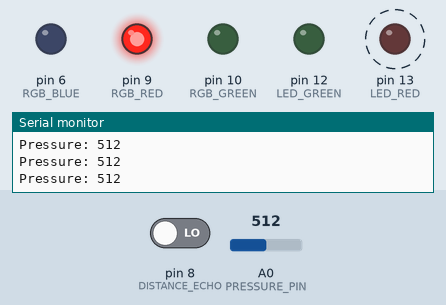
A sketch run on a simulated Arduino Uno, built with avr-gcc and run on an emulated ATmega328P. Shown: output pins drawn as LEDs (lit = HIGH), the last lines printed to the serial monitor. Dashed ring = blinking. The inputs (shaded band) are chosen by the test bench; at power-on: A0 (PRESSURE_PIN) = 512, pin 8 (DISTANCE_ECHO) LOW. Pins used as bus, display or sensor lines are not drawn.

Above: at 1.2 s.
1.3 s: A0 (PRESSURE_PIN) set to 55
4.3 s: A0 (PRESSURE_PIN) set to 48
At 4.9 s:
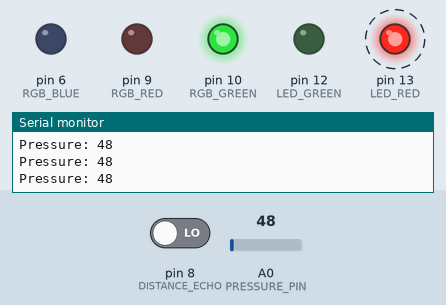
7.3 s: A0 (PRESSURE_PIN) set to 30
At 8.7 s:
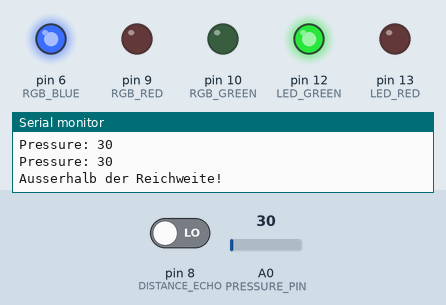
9.0 s: A0 (PRESSURE_PIN) set to 22
11.2 s: A0 (PRESSURE_PIN) set to 19
At 12.4 s:
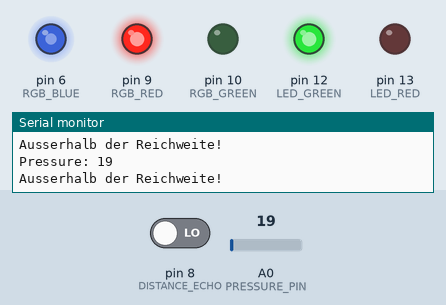
12.8 s: A0 (PRESSURE_PIN) set to 0
At 14.4 s:
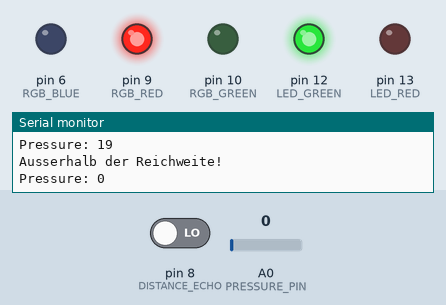
Timing chart, 0 to 16.8 s (numbered marks = the images above; inputs shaded):
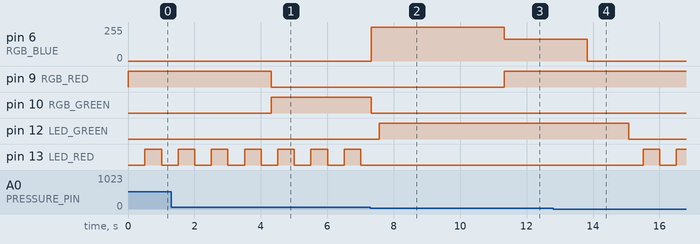

The sketch:

cat_feeder.ino
```cpp
/*+++ DEFINIES +++*/
#define LED_GREEN 12
#define LED_RED 13
#define TASTER_PIN 11
#define PRESSURE_PIN A0
#define DISTANCE_TRIGGER 7
#define DISTANCE_ECHO 8

#define CAT_DISATNCE_TRIGGER_CM 10
#define SERVING_FOOD_DURATION_S 6
#define SERVING_TRIGGER_DURATION_S 3
#define UNLIMITED_WAITING 0
#define FEEDER_TIMEOUT_S 10

#define THRESHHOLD_FOOD_EMPTY 10
#define THRESHHOLD_FOOD_ALMOST_EMPTY 20
#define THRESHHOLD_FOOD_ALMOST_FULL 40
#define THRESHHOLD_FOOD_FULL 50

#define RGB_GREEN 10
#define RGB_RED 9
#define RGB_BLUE 6

#define DISTANCE_SENSOR_MAX_RANGE 300

int pressure_value = 150;
unsigned long duration;
unsigned long distance;

/* +++ STATES +++ */
enum FOODLEVEL {
  EMPTY,
  ALMOST_EMPTY,
  ALMOST_FULL,
  FULL
};
FOODLEVEL foodlevel = FOODLEVEL::EMPTY;

enum STATES {
  IDLE,
  FEEDER_READY,
  FEEDER_WAITING,
  FEEDER_EMPTY
};
STATES state = STATES::IDLE;

/*=======================================================================*/
/* +++ TEST-FUNCTIONS +++ */
void distance_test()
{
  digitalWrite(DISTANCE_TRIGGER, LOW);
  delayMicroseconds(2);
  digitalWrite(DISTANCE_TRIGGER, HIGH);
  delayMicroseconds(10);

  duration = pulseIn (DISTANCE_ECHO, HIGH);
  distance = duration / 58;
  if (distance > DISTANCE_SENSOR_MAX_RANGE || distance <= 0){
    Serial.println("Ausserhalb der Reichweite!");
    }else{
    Serial.println("Entfernung: " + String(distance) + " cm");
  }
  delay (1000);
}

void pressure_test()
{
  //PRESSURE TEST
  pressure_value = analogRead(PRESSURE_PIN);
  Serial.print("Analoges Signal = ");
  Serial.print(pressure_value);

  if(pressure_value < 10){
    Serial.println(" − kein Druck");
  }
  else if (pressure_value < 400){
    Serial.println(" − leichter Druck");
  }
  else if (pressure_value < 500){
    Serial.println(" − mittlerer Druck");
    }
  else {
    Serial.println(" − grosser Druck");
  }
  delay(500);
}

void led_test()
{
  //LED TEST
  analogWrite(LED_GREEN, HIGH);
  delay(1000);

  analogWrite(LED_GREEN, LOW);
  delay(1000);
}

void taster_test()
{
  if(digitalRead(TASTER_PIN) == HIGH){
      digitalWrite(LED_BUILTIN, HIGH);
      Serial.print("TASTER");
    }else{
      digitalWrite(LED_BUILTIN, LOW);
    }

}

void rgb_test()
{
  analogWrite(RGB_RED, 0);
  analogWrite(RGB_BLUE, 255);
  analogWrite(RGB_GREEN, 0);
}

/*=======================================================================*/
/*+++ HELPER FUNCTIONS +++*/
//this funktion controls the led while feeding the cat.
//The led will blink until serving food is done
void serving_food(unsigned int duration_seconds, unsigned int LED_PIN)
{
  if(LED_PIN == LED_GREEN){
    digitalWrite(LED_RED, LOW);
  }
  else if(LED_PIN == LED_RED){
    digitalWrite(LED_GREEN, LOW);
  }else{
    digitalWrite(LED_RED, LOW);
    digitalWrite(LED_GREEN, LOW);
  }

  long myTimer = millis();
  long myTimeout = duration_seconds * 1000; //seconds to milliseconds

  while(millis() < (myTimeout + myTimer)){
    if(millis() % 1000 > 500){
      digitalWrite(LED_PIN, HIGH);
    }else{
      digitalWrite(LED_PIN, LOW);
    }
  }
}

//wait until food got some refill
void food_is_empty()
{
  digitalWrite(LED_RED, LOW);
  digitalWrite(LED_GREEN, LOW);

  while (foodlevel != FOODLEVEL::ALMOST_FULL)
  {
    //waiting for food refill.
    //red led will blink until refill is done...
    if(millis() % 1000 > 500){
      digitalWrite(LED_RED, HIGH);
    }else{
      digitalWrite(LED_RED, LOW);
    }
    update_food_level();
  }
}

//function for blocked-waiting
void feeder_timeout(unsigned int timeout_seconds)
{
  long myTimer = millis();
  long myTimeout = timeout_seconds * 1000; //seconds to milliseconds

  while(millis() < (myTimeout + myTimer)){
    //waiting...
  }
}

//check if cat is waiting for food.
//to do that we will work with the distance sensor
bool cat_waiting_for_food(unsigned int timeout_seconds)
{
  digitalWrite(LED_RED, LOW);
  digitalWrite(LED_GREEN, LOW);

  bool cat_was_waiting = true;
  long myTimer = millis();
  long myTimeout = timeout_seconds * 1000; //seconds to milliseconds

  while(millis() < (myTimeout + myTimer)){
    if(millis() % 1000 > 500){
      digitalWrite(LED_RED, HIGH);
      digitalWrite(LED_GREEN, LOW);
    }else{
      digitalWrite(LED_RED, LOW);
      digitalWrite(LED_GREEN, HIGH);
    }

    update_distance();
    if(distance > 10){
      cat_was_waiting = false;
      break;
    }
  }
  return cat_was_waiting;
}

//get current pressure on pressure sensor
void update_pressure()
{
  pressure_value = analogRead(PRESSURE_PIN);
    Serial.print("Pressure: ");
    Serial.print(pressure_value);
    Serial.print("\n");
}

//get current distance from distance sensor
void update_distance()
{
  digitalWrite(DISTANCE_TRIGGER, LOW);
  delayMicroseconds(2);
  digitalWrite(DISTANCE_TRIGGER, HIGH);
  delayMicroseconds(10);
  duration = pulseIn (DISTANCE_ECHO, HIGH);
  distance = duration / 58;
}

//set values of our rgb led
void set_rgb_led()
{
  if(foodlevel == FOODLEVEL::FULL){ //green
    analogWrite(RGB_RED, 0);
    analogWrite(RGB_BLUE, 0);
    analogWrite(RGB_GREEN, 255);
  }
  else if(foodlevel == FOODLEVEL::ALMOST_FULL){ //blue
    analogWrite(RGB_RED, 0);
    analogWrite(RGB_BLUE, 255);
    analogWrite(RGB_GREEN, 0);
  }
  else if(foodlevel == FOODLEVEL::ALMOST_EMPTY){ //orange
    analogWrite(RGB_RED, 255);
    analogWrite(RGB_BLUE, 165);
    analogWrite(RGB_GREEN, 0);
  }
  else if(foodlevel == FOODLEVEL::EMPTY){ //red
    analogWrite(RGB_RED, 255);
    analogWrite(RGB_BLUE, 0);
    analogWrite(RGB_GREEN, 0);
  }
}

//check how much food is in our feeder.
//change state an color of rgb led if the amout of food is not enough
void update_food_level()
{
  update_pressure();
  if(pressure_value <= THRESHHOLD_FOOD_EMPTY){
    foodlevel = FOODLEVEL::EMPTY;
    state = STATES::FEEDER_EMPTY;
  }
  else if(pressure_value <= THRESHHOLD_FOOD_ALMOST_EMPTY){
    foodlevel = FOODLEVEL::ALMOST_EMPTY;
  }
  else if(pressure_value <= THRESHHOLD_FOOD_ALMOST_FULL){
    foodlevel = FOODLEVEL::ALMOST_FULL;
  }
  else if(pressure_value <= THRESHHOLD_FOOD_FULL){
    foodlevel = FOODLEVEL::FULL;
  }
  set_rgb_led();
}

/*=======================================================================*/

void setup() {
  Serial.begin (9600) ;
  pinMode(LED_GREEN, OUTPUT);
  pinMode(LED_RED, OUTPUT);
  pinMode(LED_BUILTIN, OUTPUT);

  pinMode(RGB_RED, OUTPUT);
  pinMode(RGB_GREEN, OUTPUT);
  pinMode(RGB_BLUE, OUTPUT);

  pinMode(TASTER_PIN, INPUT);

  pinMode(DISTANCE_TRIGGER, OUTPUT);
  pinMode(DISTANCE_ECHO, INPUT);

  Serial.println("SERIAL TEST!");
}

void loop() {
  //test functions for every single component
  //led_test();
  //pressure_test();
  //distance_test();
  //taster_test();
  //rgb_test();

  /* +++ STATE-MACHINE +++ */
  switch (state)
  {
  case STATES::IDLE:
    digitalWrite(LED_RED, LOW);
    digitalWrite(LED_GREEN, LOW);

    //CHECK FOR FOOD LEVEL
    update_food_level();
    if(foodlevel == FOODLEVEL::EMPTY){
        state = STATES::FEEDER_EMPTY;
      }
    else if(digitalRead(TASTER_PIN) == HIGH){
        state = STATES::FEEDER_READY;
    }
    break;


  case STATES::FEEDER_READY:
    digitalWrite(LED_RED, LOW);
    digitalWrite(LED_GREEN, HIGH);

    //check food status
    update_food_level();

    //check if cat is coming for some food
    update_distance();
    if (distance > DISTANCE_SENSOR_MAX_RANGE || distance <= 0){
      Serial.println("Ausserhalb der Reichweite!");
    }else if(distance <= CAT_DISATNCE_TRIGGER_CM){
      if(cat_waiting_for_food(/*duration in secoond*/ SERVING_TRIGGER_DURATION_S)){
        serving_food(/*duration in secoond*/ SERVING_FOOD_DURATION_S, /*LED_PIN*/ LED_GREEN);
        state = STATES::FEEDER_WAITING;
      }
    }else{
      Serial.println("Entfernung: " + String(distance) + " cm");
    }
    break;


  case STATES::FEEDER_WAITING:
    digitalWrite(LED_GREEN, LOW);
    digitalWrite(LED_RED, HIGH);
    update_food_level();

    //wait until defined time is over
    feeder_timeout(FEEDER_TIMEOUT_S);
    state = STATES::FEEDER_READY;
    break;


  case STATES::FEEDER_EMPTY:
    //state will not be exited until feeder got some refill
    food_is_empty();
    state = STATES::FEEDER_READY;
    break;


  default:
  //in case will go into this state --> write a huge error message because its undefined
    Serial.print("\n\n\nCASE DEFAULT ---> UNHANDLED CASE !!!!! \n\n\n");
    break;
  }
  delay(250);
}
```

Measured:
- the behaviour switches between 51 and 50 on A0 (PRESSURE_PIN) (found by bisection; images 0 and 1)
- the behaviour switches between 21 and 20 on A0 (PRESSURE_PIN) (found by bisection; images 2 and 3)
- after the input at 4.3 s, pin 9 (RGB_RED): HIGH → LOW at once; pin 10 (RGB_GREEN): LOW → HIGH at once
- after the input at 7.3 s, pin 6 (RGB_BLUE): 0/255 → 255/255 at once; pin 10 (RGB_GREEN): HIGH → LOW at once; pin 12 (LED_GREEN): LOW → HIGH after 0.27 s; pin 13 (LED_RED): stays LOW (without the input it goes to HIGH after 0.21 s)
- after the input at 11.2 s, pin 6 (RGB_BLUE): 255/255 → 165/255 after 0.12 s; pin 9 (RGB_RED): LOW → HIGH after 0.12 s
- after the input at 12.8 s, pin 6 (RGB_BLUE): 165/255 → 0/255 after 1.0 s; pin 12 (LED_GREEN): HIGH → LOW after 2.3 s; pin 13 (LED_RED): LOW → HIGH after 2.7 s, → LOW 0.50 s later, → HIGH 0.50 s later
- by itself, pin 13 (LED_RED): alternates HIGH for 0.50 s and LOW for 0.50 s
